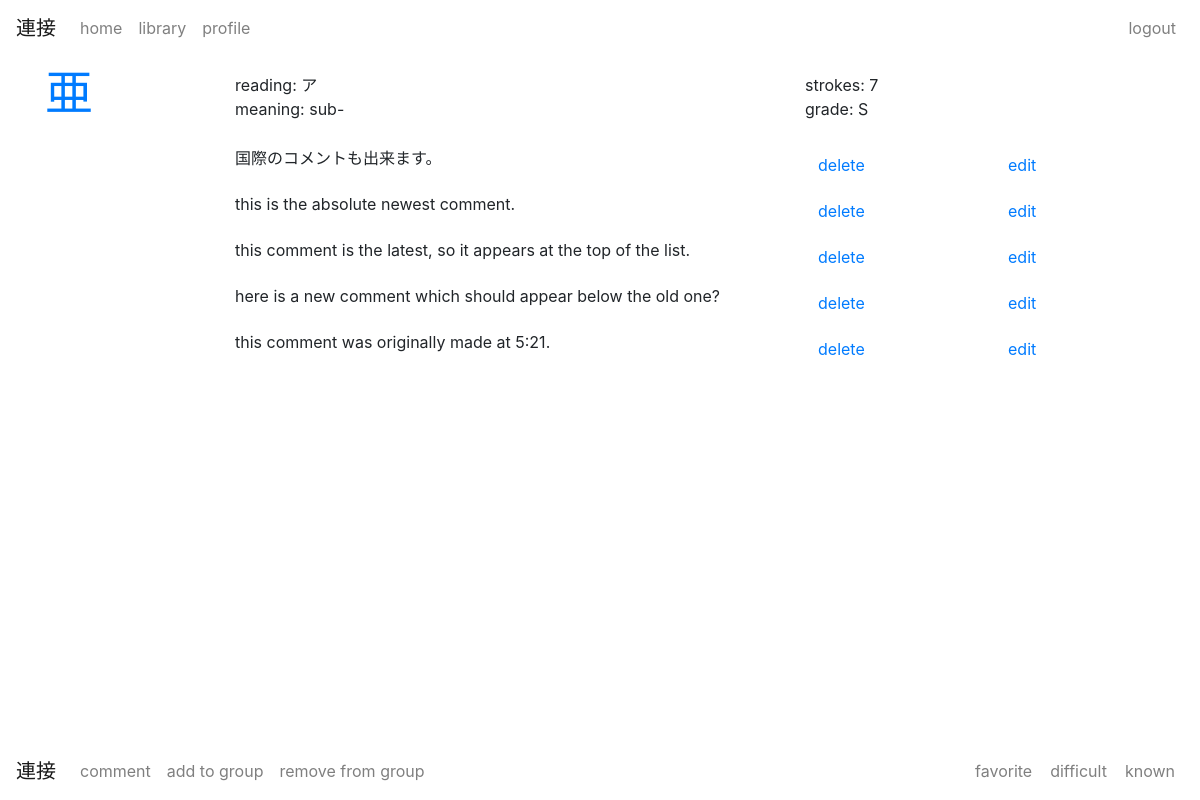
The app's page /toshokan/1/ (signed in), older data.
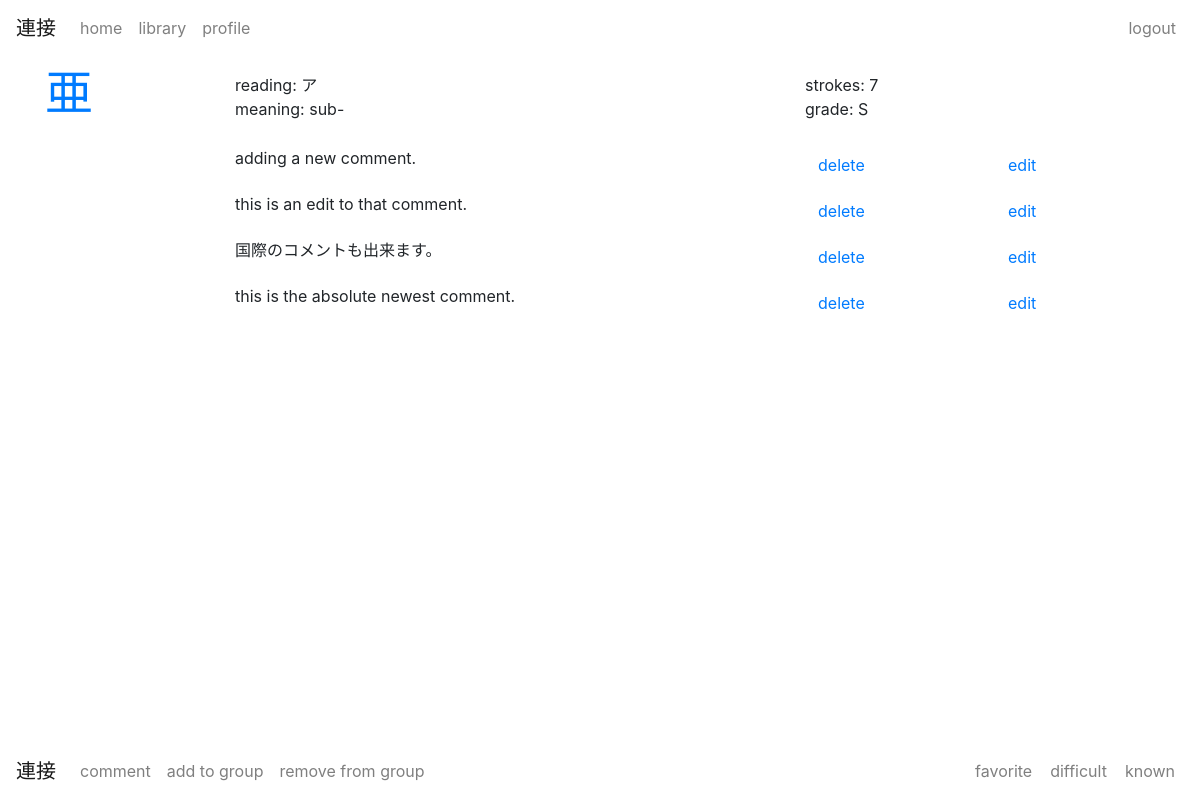
The same page, newer data.
### toshokan/models.py (models this page shows, shortened)
class Kanji(models.Model):
    character      = models.CharField(max_length=10)
    alt_characters = models.CharField(max_length=10)
    radical        = models.CharField(max_length=10)
    strokes        = models.IntegerField()
    grade          = models.CharField(max_length=2)
    meaning        = models.TextField()
    reading_jpn    = models.CharField(max_length=100)
    reading_eng    = models.CharField(max_length=100)

### base/models.py (models this page shows)
class KanjiComment(models.Model):
    kanji          = models.ForeignKey(Kanji, related_name="kanji_comment", on_delete=models.CASCADE)
    user           = models.ForeignKey(UserProfile, related_name="comment_profile", on_delete=models.CASCADE)
    comment        = models.TextField()
    date_time      = models.DateTimeField(default=timezone.now)
    def __str__(self):
        return str(self.comment)

### toshokan/views.py (the view)
# urls.py: path('<int:kanji_id>/', views.individual, name='individual'),
@login_required
def individual(request, kanji_id):
    kanji          = get_object_or_404(Kanji, pk=kanji_id)
    userprofile    = request.user.profile
    reading_eng    = (kanji.reading_eng).split(",")
    reading_jpn    = (kanji.reading_jpn).split(",")
    comments       = kanji.kanji_comment.filter(user__id=userprofile.id).order_by('-date_time')
    groups         = kanji.kanjigroupelement_set.filter(group__user__id=userprofile.id)
    is_interesting = kanji.interesting_kanji.filter(pk=userprofile.pk).exists()
    is_difficult   = kanji.difficult_kanji.filter(pk=userprofile.pk).exists()
    is_known       = kanji.known_kanji.filter(pk=userprofile.pk).exists()
    return render(request, 'toshokan/individual.html',
     {'kanji': kanji,
     'reading_eng': reading_eng,
     'reading_jpn': reading_jpn,
     'is_interesting': is_interesting,
     'is_difficult': is_difficult,
     'is_known': is_known,
     'comments': comments,
     'groups': groups,
     })

### toshokan/templates/toshokan/individual.html (shortened to what this page needs)
{% extends 'base/base.html' %}
{% block content %}
    <nav class="navbar fixed-bottom navbar-light navbar-expand-lg">
        <a class="navbar-brand" href="{% url 'base:index' %}">連接</a>
        <div class="collapse navbar-collapse" id="navbarNavBottom">
            <ul class="navbar-nav">
                <li class="nav-item">
                    <a class="nav-link" href="{% url 'toshokan:comment' kanji.id %}">comment</a>
                </li>
                <li class="nav-item">
                    <a class="nav-link" href="{% url 'toshokan:kanji_group_view' kanji.id %}">add to group</a>
                </li>
                <li class="nav-item">
                    <a class="nav-link" href="{% url 'toshokan:kanji_delete_group_view' kanji.id %}">remove from group</a>
                </li>
            </ul>
            <ul class="navbar-nav ml-auto">
                <li class="nav-item">
                    <form action="{% url 'toshokan:toggle_interesting' kanji.id %}" method="POST">
                        <button class="btn btn-link nav-link">favorite</button>
                    </form>
                </li>
                <li class="nav-item">
                    <form action="{% url 'toshokan:toggle_difficult' kanji.id %}" method="POST">
                        <button class="btn btn-link nav-link">difficult</button>
                    </form>
                </li>
                <li class="nav-item">
                    <form action="{% url 'toshokan:toggle_known' kanji.id %}" method="POST">
                        <button class="btn btn-link nav-link">known</button>
                    </form>
                </li>
            </ul>
        </div>
    </nav>
    <div class="row align-items-center py-2">
        <div class="col-sm-2">
            <h1>
                <a href="{% url 'toshokan:individual' kanji.id %}">{{ kanji.character }}</a>
            </h1>
        </div>
        <div class="col-sm-6">
            <div>
                reading: {{ kanji.reading_jpn }}
            </div>
            <div>
                meaning: {{ kanji.meaning }}
            </div>
        </div>
        <div class="col-sm-4">
            <div>
                strokes: {{ kanji.strokes }}
            </div>
            <div>
                grade: {{ kanji.grade }}
            </div>
        </div>
    </div>
    {% for comment in comments %}
        <div class="row pt-2">
            <div class="col-sm-6 offset-2">
                {{ comment }}
            </div>
            <div class="col-sm-2">
                <form action="{% url 'toshokan:delete_comment' kanji.id comment.id %}" method="POST">
                    <button class="btn btn-link">delete</button>
                </form>
            </div>
            <div class="col-sm-2">
                <form action="{% url 'toshokan:edit_comment' kanji.id comment.id %}" method="POST">
                    <button class="btn btn-link">edit</button>
                </form>
            </div>
        </div>
    {% endfor %}
{% endblock %}

### base/templates/base/base.html (shortened to what this page needs)
<!DOCTYPE html>
<html lang="en">
<head>
	{% load static %}
	<link rel="stylesheet" href="https://maxcdn.bootstrapcdn.com/bootstrap/4.0.0/css/bootstrap.min.css">
	<link rel="stylesheet" type="text/css" href="{% static 'base/base.css' %}">
	<link rel="stylesheet" href="https://cdnjs.cloudflare.com/ajax/libs/font-awesome/4.7.0/css/font-awesome.min.css">
</head>
<body>
	<nav class="navbar navbar-light navbar-expand-lg">
		<a class="navbar-brand" href="{% url 'base:index' %}">連接</a>
		<div class="collapse navbar-collapse" id="navbarNav">
			<ul class="navbar-nav">
				<li class="nav-item">
					<a class="nav-link" href="{% url 'base:index' %}">home</a>
				</li>
				<li class="nav-item">
					<a class="nav-link" href="{% url 'toshokan:index' %}">library</a>
				</li>
				<li class="nav-item">
					<a class="nav-link" href="{% url 'base:profile' %}">profile</a>
				</li>
			</ul>
			<ul class="navbar-nav ml-auto">
				<li class="nav-item">
					{% if user.is_authenticated %}
						<a class="nav-link" href="{% url 'logout' %}">logout</a>
					{% else %}
						<a class="nav-link" href="{% url 'login' %}">login</a>
					{% endif %}
				</li>
			</ul>
		</div>
	</nav>
	<div class="container">
			{% block content %}
			{% endblock %}
	</div>
</body>
</html>

### base/static/base/base.css (style rules this page uses)
h1 { font-size: 3em; }

Row changes from the older to the newer data that the page shows:
removed KanjiComment: comment "this comment is the latest, so it appears at the top of the list."
removed KanjiComment: comment "here is a new comment which should appear below the old one?"
removed KanjiComment: comment "this comment was originally made at 5:21."
added KanjiComment: comment "adding a new comment."
added KanjiComment: comment "this is an edit to that comment."
